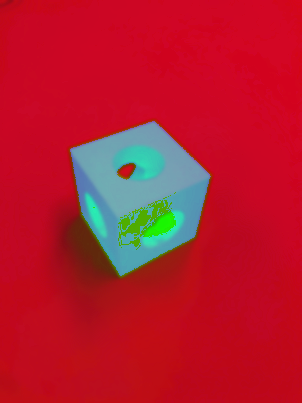
#> input picture nuc/vision/img/hsv.png, 302 x 403 px, given in place of the camera
$ python testing.py
#> lines starting #> are read from the running program, lines starting #| are printed output that depends on the picture; after the words box and inside, x2 and y2 are one past the last pixel; in counts of white or black regions, pixels touching at a corner belong together
### nuc/build/camera.py
import cv2
import sys

class Camera:

    def __init__(self, running_nuc, resizeWidth, resizeHeight, preBlur, postBlur):
        if running_nuc:
            self.camera = cv2.VideoCapture(0)
        else:
            self.camera = cv2.VideoCapture(1, cv2.CAP_DSHOW)
        self.resizeWidth = resizeWidth
        self.resizeHeight = resizeHeight
        self.preBlur = preBlur
        self.postBlur = postBlur
        self.getHSVImage()

    def getHSVImage(self):
        ret, img = self.camera.read()
#> img is the input picture: shape (403, 302, 3); mean B, G, R 45.8, 27.4, 181.4
        if not ret or not self.camera.isOpened():
            self.camera.release()
            sys.exit(0)

        img = cv2.GaussianBlur(img, (self.preBlur, self.preBlur), 0)
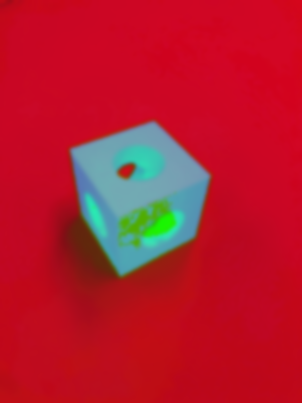
#> img: shape (403, 302, 3); mean B, G, R 45.8, 27.4, 181.4
        img = cv2.resize(img, (self.resizeWidth, self.resizeHeight))
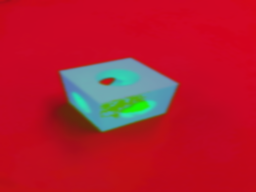
#> img: shape (192, 256, 3); mean B, G, R 45.8, 27.3, 181.3
        img = cv2.GaussianBlur(img, (self.postBlur, self.postBlur), 0)
        return cv2.cvtColor(img, cv2.COLOR_BGR2HSV)
#> returned value: shape (192, 256, 3); mean H, S, V 160, 228.6, 191.1

    def destroy(self):
        self.camera.release()

### nuc/build/visual.py
import numpy as np
import cv2

class Visual:
    def __init__(self, camera, offsetX, green_mask, red_mask):
        self.camera = camera
        self.cameraMiddleX = camera.resizeWidth/2+offsetX
        self.colorFilters = [green_mask, red_mask]
        self.total_mask = camera.resizeWidth*camera.resizeHeight*2.56
        self.camera.getHSVImage()

    def applyFilter(self, hsv, filter):
        if filter[0][0] < 0:
            filter1 = [filter[0].copy(), filter[1].copy()]
            filter2 = [filter[0].copy(), filter[1].copy()]

            filter1[0][0] = 0
            filter2[0][0] += 180
            filter2[1][0] = 180

            mask1 = cv2.inRange(hsv, np.array(filter1[0]), np.array(filter1[1]))
            mask2 = cv2.inRange(hsv, np.array(filter2[0]), np.array(filter2[1]))
            return cv2.bitwise_or(mask1, mask2)
        else:
            return cv2.inRange(hsv, np.array(filter[0]), np.array(filter[1]))
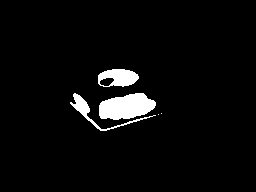
#> returned value: shape (192, 256); 4.1% white; 5 white regions (2 under 20 px), largest, box (x1, y1, x2, y2) and area: (99, 93, 156, 120) 1115, (98, 69, 139, 87) 515, (70, 93, 156, 131) 396

    # [10 lines left out: functions getMedianX, getPercent, not called in this run]

    def getAngle(self):
        return 0

### nuc/build/testing.py
import time
from camera import Camera
import cv2
import numpy as np
from visual import Visual

preBlur = 9
postBlur = 7
resizeWidth = 256
resizeHeight = 192

green_range = [[40, 20, 20], [90, 255, 255]]
red_range = [[-10, 120, 70], [10, 255, 255]]

approach_thresh = 30
angle_thresh = 20
camera_bias = 10

maxFPS = 30

# map = Map("2024_mock_comp_1.txt")
camera = Camera(0, resizeWidth, resizeHeight, preBlur, postBlur)
vis = Visual(camera, -10, green_range, red_range)
# command = Com(115200)

while True:
    img = camera.getHSVImage()
    mask = vis.applyFilter(img, green_range)
    cv2.waitKey(1)
    cv2.imshow("", mask)
    cv2.waitKey(1)
    time.sleep(0.1)


# [87 lines of commented-out code are left out]
